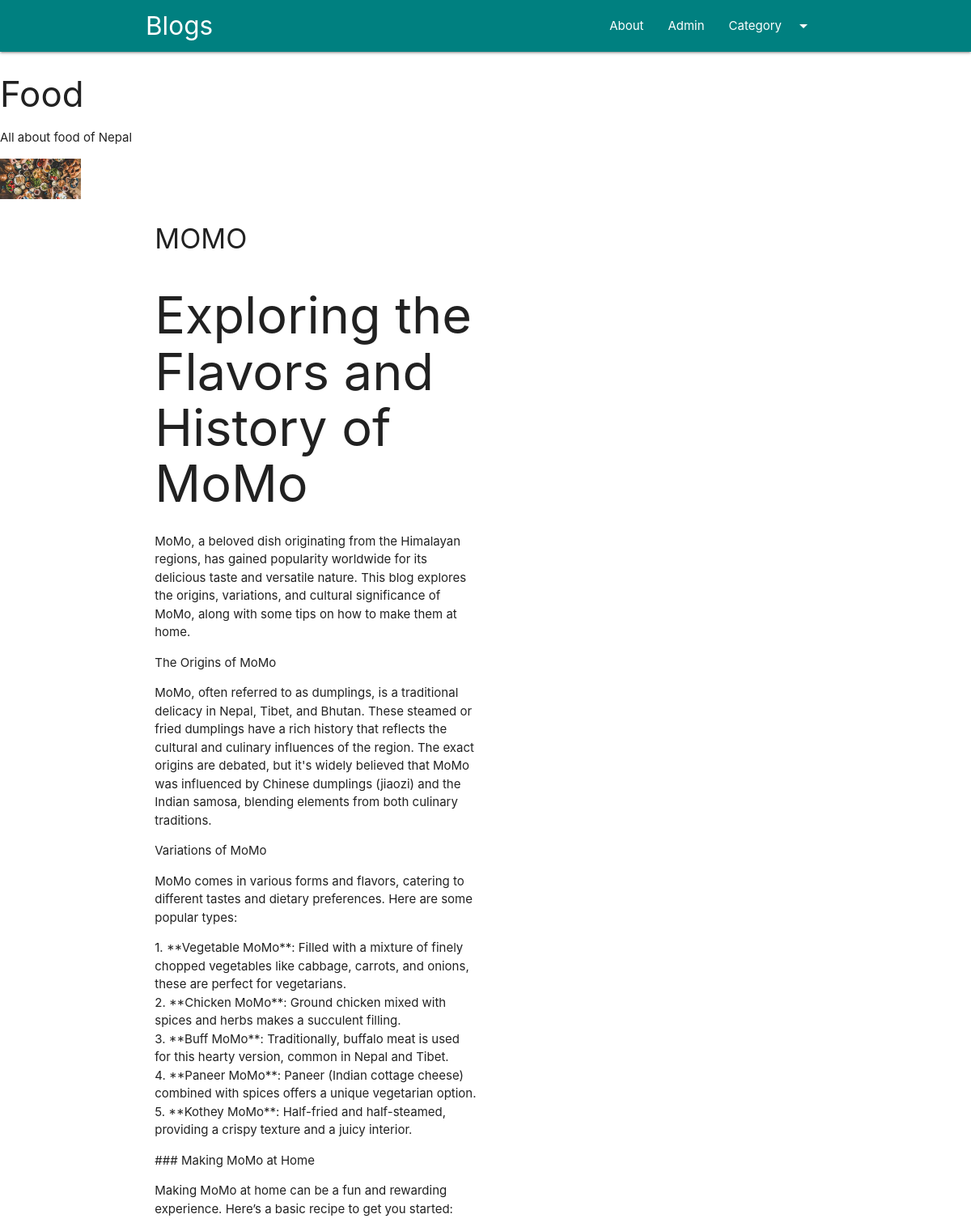
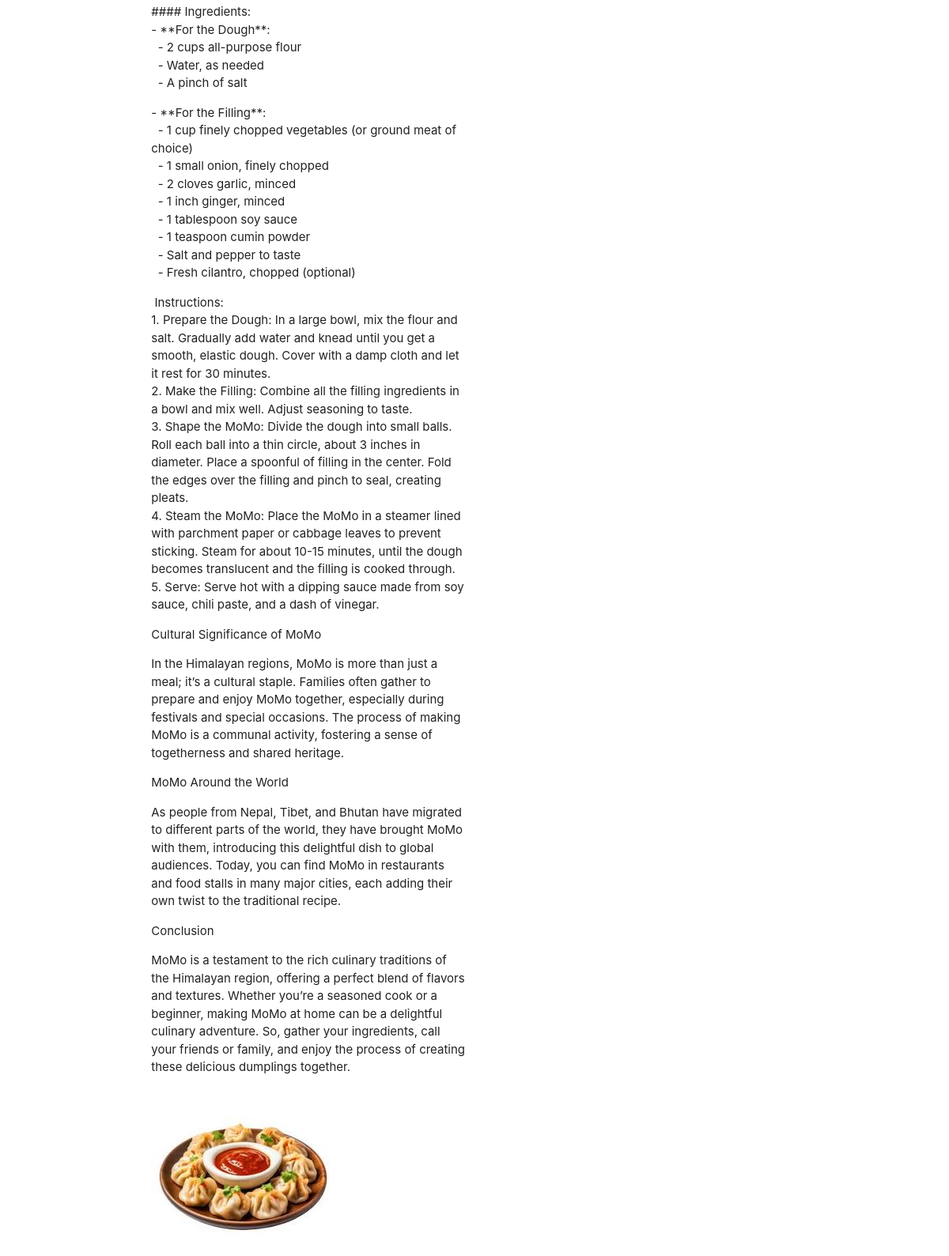
/category/food, run on the app's committed database (2 pictures, top to bottom).
### blog/models.py (models this page shows, shortened)
class Category(models.Model):
    cid = models.AutoField(primary_key=True)
    title = models.CharField(max_length=100)
    description = models.TextField()
    created_at = models.DateTimeField(auto_now_add=True)
    url = models.CharField(max_length=100, unique=True)
    image = models.ImageField(upload_to="category/")

class Post(models.Model):
    pid = models.AutoField(primary_key=True)
    title = models.CharField(max_length=100)
    content = HTMLField()
    url = models.CharField(max_length=100, unique=True)
    cat = models.ForeignKey(Category, on_delete=models.CASCADE)
    image = models.ImageField(upload_to="post/")

### blog/views.py (the view)
# urls.py: path('category/<str:url>', category, name = "category")
def category(request, url):
    category = Category.objects.get(url=url)
    posts = Post.objects.filter(cat=category) # It applies a filter to this query to return only the posts that are related to a specific category.
    return render(request, "category.html",{'category':category, 'posts':posts})

### templates/category.html (shortened to what this page needs)
{% extends "base.html" %}
{% block content %}
<div class="container-custom">
    <h3>{{ category.title }}</h3>
    <p>{{ category.description }}</p>
    <img src="{{ category.image.url }}" alt="{{ category.title }}" style="width:100px;height:auto;">
</div>
<div class="container">
    <div class="row">
        {% for post in posts %}
        <div class="col s12 m6">
            <h4>{{ post.title }}</h4>
            <p>{{ post.content|safe }}</p>
            <img src="{{ post.image.url }}" alt="{{ post.title }}" class="responsive-img">
        </div>
        {% endfor %}
    </div>
</div>
{% endblock %}

### data on the page
Category: title "Food", description "All about food of Nepal", image (picture)
Post: title "MOMO", content "Exploring the Flavors and History of MoMo MoMo, a beloved dish originating from the Himalayan regions, has gained popularity worldwide for its delicious taste and versatile nature. This blog explores the origins, variations, and cultural significance of MoMo, along with some tips on how to make them at home. The Origins of MoMo MoMo, often referred to as dumplings, is a traditional delicacy in Nepal, Tibet, and Bhutan. These steamed or fried dumplings have a rich history that reflects the cultural and culinary influences of the region. The exact origins are debated, but it's widely believed that MoMo was influenced by Chinese dumplings (jiaozi) and the Indian samosa, blending elements from…", image (picture)
